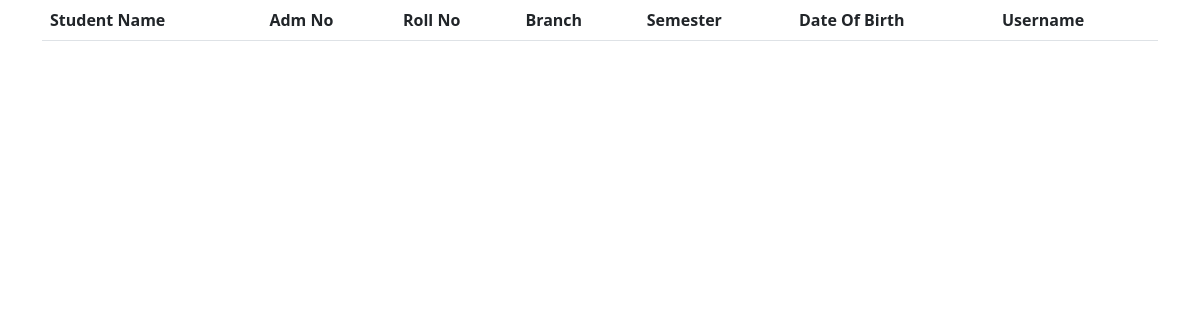
Page /viewall on the earlier database version.
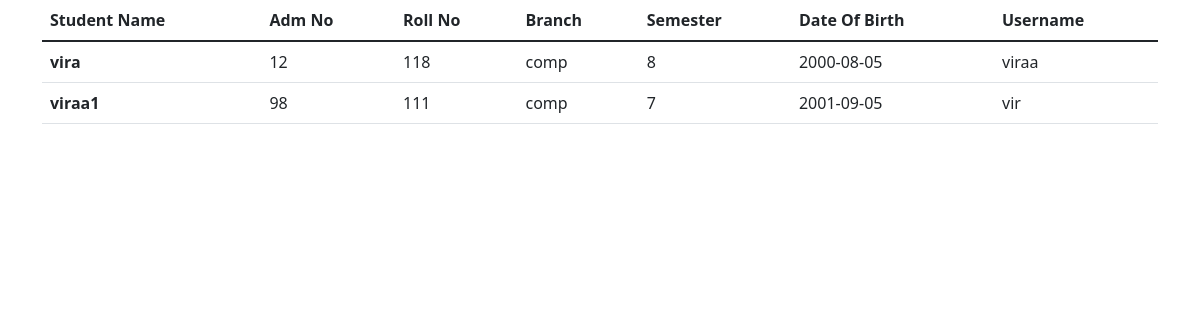
Same page on the later database version.
### tables this page shows
CREATE TABLE STUDENT(
    id INTEGER PRIMARY KEY AUTOINCREMENT,
    NAME TEXT,ADNO INTEGER,ROLLNUMBER INTEGER,BRANCH TEXT, SEMESTER TEXT,
    DOB TEXT,USERNAME TEXT,PASSWORD TEXT);

### main.py (the view)
@ap.route("/viewall")
def viewall():
    cursor = conn.cursor()
    cursor.execute("SELECT * FROM STUDENT")
    result = cursor.fetchall()
    return render_template("viewall.html",students=result)

### templates/viewall.html (shortened to what this page needs)
<!DOCTYPE html>
<html lang="en">
<head>
    <link href="https://cdn.jsdelivr.net/npm/bootstrap@5.1.3/dist/css/bootstrap.min.css" rel="stylesheet">
</head>
<body>
    <div class="container">
        <div class="col col-12 col-sm-12 col-md-12 col-lg-12 col-xl-12 col-xxl-12">
            <table class="table">
                <thead>
                  <tr>
                    <th scope="col">Student Name</th>
                    <th scope="col">Adm No</th>
                    <th scope="col">Roll No</th>
                    <th scope="col">Branch</th>
                    <th scope="col">Semester</th>
                      <th scope="col">Date Of Birth</th>
                    <th scope="col">Username</th>
                  </tr>
                </thead>
                <tbody>
                    {% for i in students %}
                    <tr>
                        <th scope="row">{{i[1]}}</th>
                        <td>{{i[2]}}</td>
                        <td>{{i[3]}}</td>
                        <td>{{i[4]}}</td>
                        <td>{{i[5]}}</td>
                        <td>{{i[6]}}</td>
                        <td>{{i[7]}}</td>
                      </tr>
                    {% endfor %}
                </tbody>
              </table>
        </div>
    </div>
</body>
</html>

Differences in the rows shown:
added STUDENT: NAME "vira", ADNO "12", ROLLNUMBER "118", BRANCH "comp", SEMESTER "8", DOB "2000-08-05", USERNAME "viraa"
added STUDENT: NAME "viraa1", ADNO "98", ROLLNUMBER "111", BRANCH "comp", SEMESTER "7", DOB "2001-09-05", USERNAME "vir"
